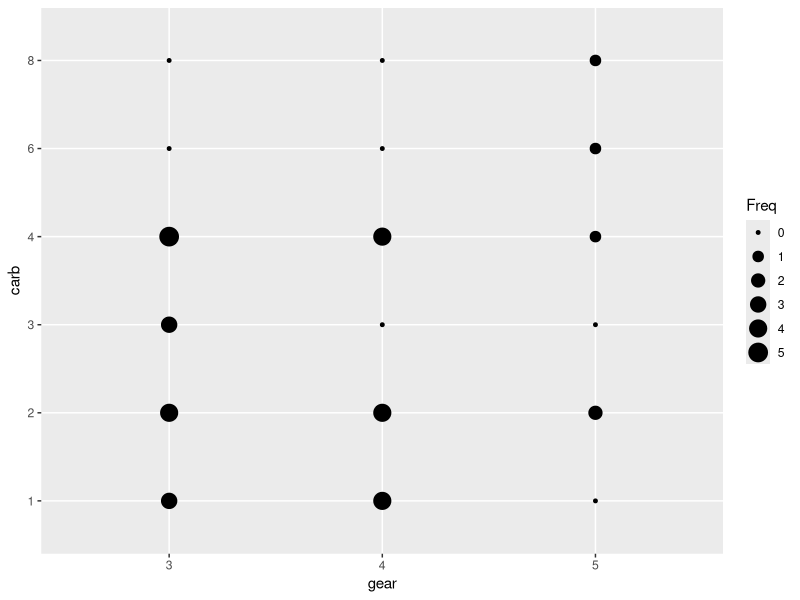
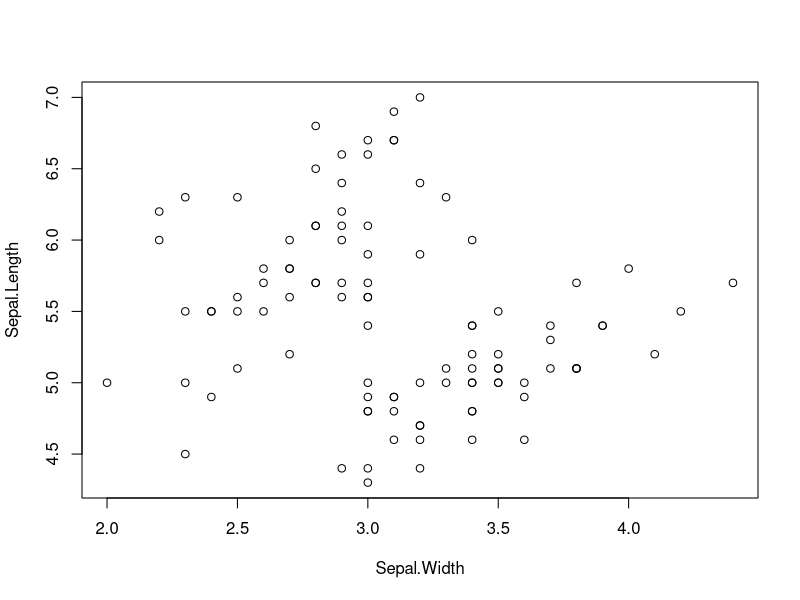

These charts were generated, in order, by the following R code:
## ---- chunk 1
library(magrittr,quietly=T)
library(dplyr,quietly=T)
## ---- chunk 2
mtcars %>% head(.,2)  # same as using head(mtcars,2)
mtcars %>% head(2)     # same as using head(mtcars,2)
## ---- chunk 3
library(ggplot2)
mtcars %>%
  xtabs(~gear+carb,data=.) %>% 
  as.data.frame %>% 
  ggplot(.,aes(x=gear,y=carb,size=Freq)) +
  geom_point()
## ---- chunk 4
sapply(iris[iris$Sepal.Length < mean(iris$Sepal.Length),-5],FUN = mean)
iris %>% 
  mutate(avg.length=mean(Sepal.Length)) %>% 
  filter(Sepal.Length<avg.length) %>% 
  select(-Species,-avg.length) %>%
  summarise_each(funs(mean))
## ---- chunk 5
library(datasets)
table(CO2$Treatment,CO2$Type)
# with(CO2,table(Treatment,Type))
CO2 %$% table(Treatment,Type)
## ---- chunk 6
iris %>%
  filter(Species != 'virginica') %>% 
  select(Sepal.Width,Sepal.Length) %T>%
  plot %>%  # Make scatterplot and keep going
  colMeans
## ---- chunk 7
df <- rexp(5,.5) %>% data.frame(col1=.)
df
df %<>% arrange(col1)
df
